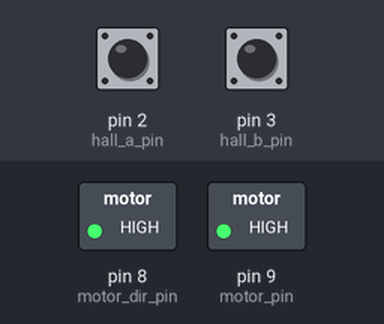
A sketch run on a simulated Arduino Uno, built with avr-gcc and run on an emulated ATmega328P. Parts: switched loads named in the sketch (green lamp = pin HIGH). Inputs (shaded band) come from the test bench; at power-on: pin 2 (hall_a_pin) HIGH, pin 3 (hall_b_pin) HIGH.

Above: at 0.05 s.
Timing chart, 0 to 4.2 s (numbered marks = the images above):
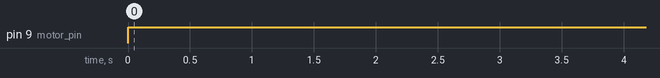

Measured:
- by itself, pin 9 (motor_pin): LOW → HIGH at 0.00 s

The sketch:

encoder_first.ino
```cpp
// Motor pins
const int motor_pin = 9;
const int motor_dir_pin = 8;

// Encoder pins
const int hall_a_pin = 2;
const int hall_b_pin = 3;

// Encoder variables
volatile long encoder_count = 0;
volatile bool hall_a_state = false;
volatile bool hall_b_state = false;

// Set up the encoder interrupts
void hall_a_isr() {
  hall_a_state = digitalRead(hall_a_pin);
  hall_b_state = digitalRead(hall_b_pin);
  if (hall_a_state == hall_b_state) {
    encoder_count++;
  } else {
    encoder_count--;
  }
}

void hall_b_isr() {
  hall_a_state = digitalRead(hall_a_pin);
  hall_b_state = digitalRead(hall_b_pin);
  if (hall_a_state == hall_b_state) {
    encoder_count--;
  } else {
    encoder_count++;
  }
}

// Set the motor direction
void set_motor_direction(bool dir) {
  digitalWrite(motor_dir_pin, dir);
}

// Set the motor speed
void set_motor_speed(int speed) {
  analogWrite(motor_pin, speed);
}

void setup() {
  // Set up the motor pins
  pinMode(motor_pin, OUTPUT);
  pinMode(motor_dir_pin, OUTPUT);

  // Set up the encoder pins
  pinMode(hall_a_pin, INPUT_PULLUP);
  pinMode(hall_b_pin, INPUT_PULLUP);
  attachInterrupt(digitalPinToInterrupt(hall_a_pin), hall_a_isr, CHANGE);
  attachInterrupt(digitalPinToInterrupt(hall_b_pin), hall_b_isr, CHANGE);

  // Initialize the motor direction and speed
  set_motor_direction(true); // Set the motor direction
  set_motor_speed(0); // Set the motor speed to zero
}

void loop() {
  // Rotate the motor 360 degrees
  for (int i = 0; i < 360; i++) {
    // Set the motor speed and direction
    set_motor_direction(true); // Set the motor direction
    set_motor_speed(255); // Set the motor speed to maximum

    // Wait for the motor to rotate
    delay(10);

    // Print the encoder count
    Serial.println(encoder_count);
  }

  // Stop the motor
  set_motor_speed(0); // Set the motor speed to zero
}
```
